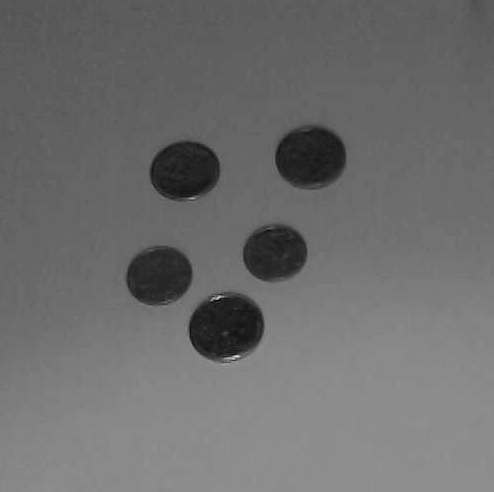
#> input picture opencv/moedas.png, 494 x 492 px
$ python 11-coin.py
#> lines starting #> are read from the running program, lines starting #| are printed output that depends on the picture; after the words box and inside, x2 and y2 are one past the last pixel; in counts of white or black regions, pixels touching at a corner belong together
# http://blog.christianperone.com/2014/06/simple-and-effective-coin-segmentation-using-python-and-opencv/

import numpy as np
import cv2


frame = cv2.imread('moedas.png')
#> frame is the input picture: shape (492, 494, 3); min 1, max 232, mean 109.4
gray = cv2.cvtColor(frame, cv2.COLOR_BGR2GRAY)
cv2.imshow("Deteccao 1", gray)
cv2.waitKey(0)

###

gray_blur = cv2.GaussianBlur(gray, (15, 15), 0)
cv2.imshow("Deteccao 2", gray_blur)
cv2.waitKey(0)

###

thresh = cv2.adaptiveThreshold(gray_blur, 255, cv2.ADAPTIVE_THRESH_GAUSSIAN_C, cv2.THRESH_BINARY_INV, 11, 1)
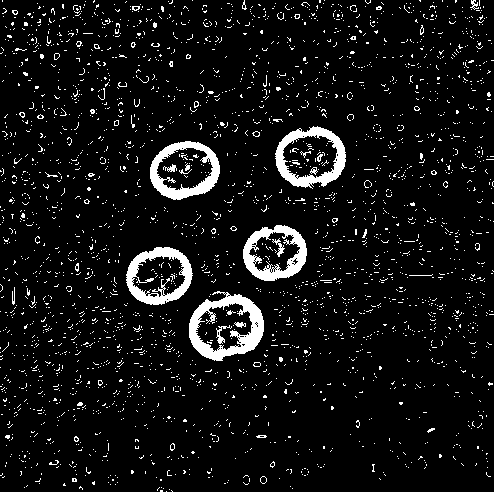
#> thresh: shape (492, 494); 7.1% white; 2786 white regions (2756 under 20 px), largest, box (x1, y1, x2, y2) and area: (189, 291, 264, 361) 2124, (275, 126, 346, 189) 1597, (126, 247, 193, 305) 1587
kernel = np.ones((3, 3), np.uint8)
closing = cv2.morphologyEx(thresh, cv2.MORPH_CLOSE, kernel, iterations=4)
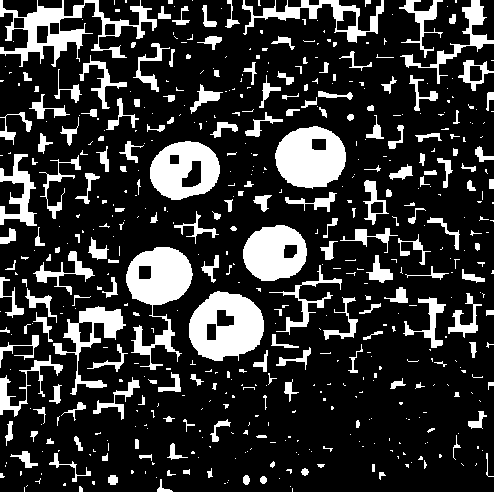
#> closing: shape (492, 494); 19.9% white; 539 white regions (338 under 20 px)
cont_img = closing.copy()
cv2.imshow("Deteccao 3", closing)
cv2.waitKey(0)

####

contours, hierarchy = cv2.findContours(cont_img, cv2.RETR_EXTERNAL, cv2.CHAIN_APPROX_SIMPLE)
#> contours = 539 contours, 398 with area under 20; largest, box (x1, y1, x2, y2) and area: (189, 291, 264, 361) 3868, (126, 247, 193, 370) 3486, (275, 126, 346, 189) 3345, (0, 0, 157, 67) 3132, (150, 141, 220, 200) 3094
for cnt in contours:
    area = cv2.contourArea(cnt)
    if area < 2000 or area > 4000:
        continue
    if len(cnt) < 5:
        continue
    ellipse = cv2.fitEllipse(cnt)
    cv2.ellipse(frame, ellipse, (0,255,0), 2)
#> this loop made 539 passes
#> area on passes 11, 15, 16: 44.5, 34, 44
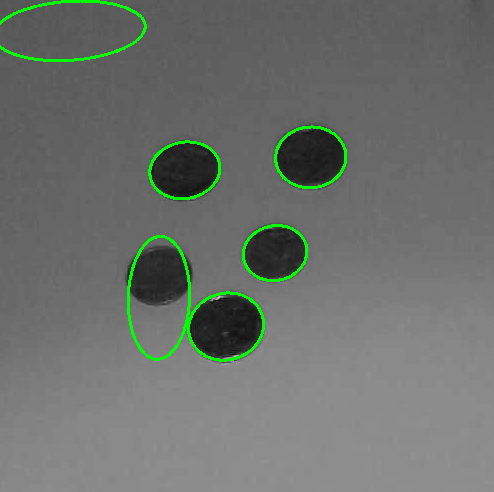
#> frame: shape (492, 494, 3); 1.76% of pixels changed, all inside (x1, y1, x2, y2) = (0, 0, 347, 362)
cv2.imshow("Deteccao 4", frame)
cv2.waitKey(0)
